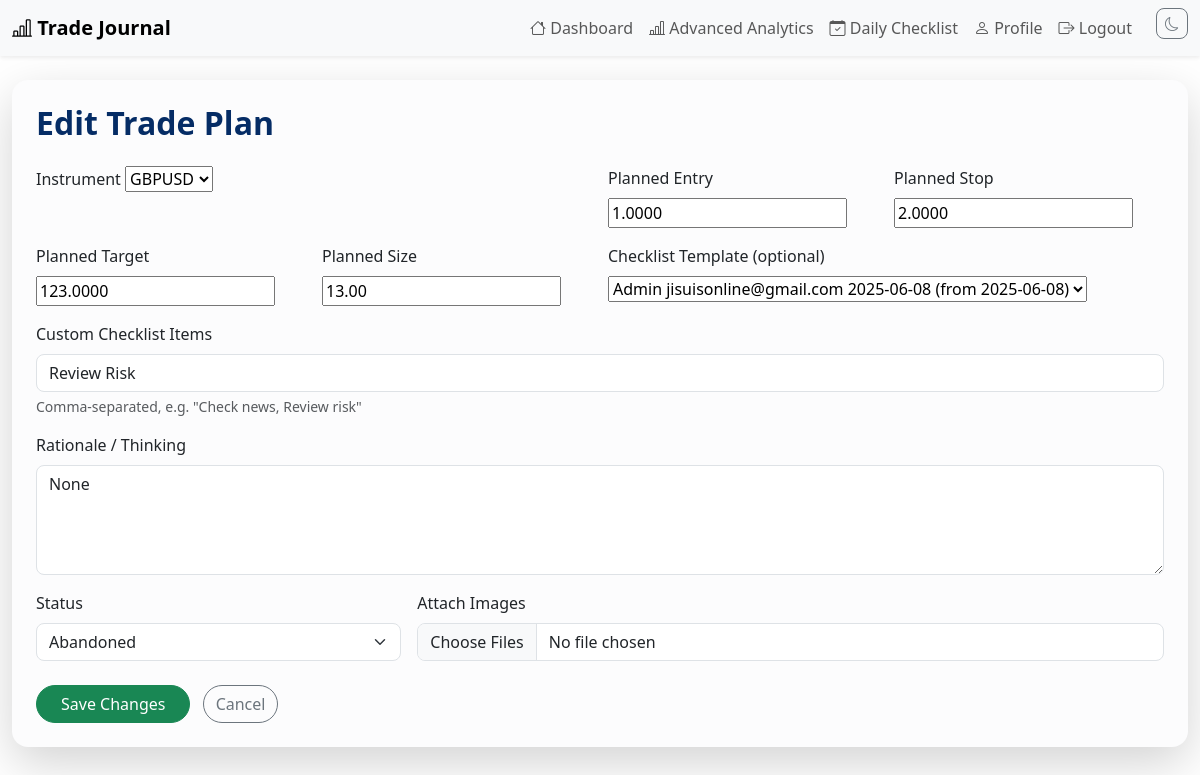
The app's page /trade-plans/3/edit/ (signed in) with its own data.
### core/models.py (models this page shows, shortened)
class TradePlan(models.Model):
    STATUS_CHOICES = [
        ('planned', 'Planned'),
        ('executed', 'Executed'),
        ('abandoned', 'Abandoned'),
    ]
    user = models.ForeignKey('User', on_delete=models.CASCADE)
    instrument = models.ForeignKey('Instrument', on_delete=models.CASCADE)
    planned_entry = models.DecimalField(max_digits=12, decimal_places=4, blank=True, null=True)
    planned_stop = models.DecimalField(max_digits=12, decimal_places=4, blank=True, null=True)
    planned_target = models.DecimalField(max_digits=12, decimal_places=4, blank=True, null=True)
    planned_size = models.DecimalField(max_digits=12, decimal_places=2, blank=True, null=True)
    planned_at = models.DateTimeField(auto_now_add=True)
    checklist_template = models.ForeignKey('DailyChecklistTemplate', on_delete=models.SET_NULL, blank=True, null=True)
    rationale = models.TextField(blank=True)
    status = models.CharField(max_length=10, choices=STATUS_CHOICES, default='planned')
    custom_checklist = models.TextField(blank=True, help_text='Comma-separated custom checklist items')

### core/views.py (the view)
# urls.py: path('trade-plans/<int:pk>/edit/', views.trade_plan_edit_view, name='trade_plan_edit'),
@login_required
def trade_plan_edit_view(request, pk):
    plan = get_object_or_404(TradePlan, pk=pk, user=request.user)
    if request.method == 'POST':
        form = TradePlanForm(request.POST, request.FILES, instance=plan)
        files = request.FILES.getlist('attachments')
        if form.is_valid():
            plan = form.save()
            for f in files:
                TradePlanAttachment.objects.create(trade_plan=plan, image=f)
            return redirect('trade_plan_detail', pk=plan.pk)
    else:
        form = TradePlanForm(instance=plan)
    return render(request, 'trade_plan_form.html', {'form': form, 'edit': True, 'plan': plan})

### core/forms.py
class TradePlanForm(forms.ModelForm):
    class Meta:
        model = TradePlan
        fields = [
            'instrument', 'planned_entry', 'planned_stop', 'planned_target', 'planned_size',
            'checklist_template', 'custom_checklist', 'rationale', 'status'
        ]
        widgets = {
            'rationale': forms.Textarea(attrs={'rows': 4, 'class': 'form-control'}),
            'custom_checklist': forms.TextInput(attrs={'placeholder': 'Comma-separated custom items', 'class': 'form-control'}),
            'status': forms.Select(attrs={'class': 'form-select'}),
        }

### core/models.py (called while the page is built)
    def __str__(self):
        return self.name

    def __str__(self):
        return f"{self.name} (from {self.effective_date})"

### core/templates/trade_plan_form.html (shortened to what this page needs)
{% extends 'base.html' %}
{% load static %}
{% block content %}
<div class="container my-4 p-4 shadow-lg rounded-4 bg-light-subtle">
  <h2 class="fw-bold mb-4 text-primary-emphasis">{% if edit %}Edit Trade Plan{% else %}Plan a Trade{% endif %}</h2>
  <form method="post" enctype="multipart/form-data" class="needs-validation" novalidate>
    <div class="row g-3">
      <div class="col-md-6">
        <label class="form-label">Instrument</label>
        {{ form.instrument }}
      </div>
      <div class="col-md-3">
        <label class="form-label">Planned Entry</label>
        {{ form.planned_entry }}
      </div>
      <div class="col-md-3">
        <label class="form-label">Planned Stop</label>
        {{ form.planned_stop }}
      </div>
      <div class="col-md-3">
        <label class="form-label">Planned Target</label>
        {{ form.planned_target }}
      </div>
      <div class="col-md-3">
        <label class="form-label">Planned Size</label>
        {{ form.planned_size }}
      </div>
      <div class="col-md-6">
        <label class="form-label">Checklist Template (optional)</label>
        {{ form.checklist_template }}
      </div>
      <div class="col-md-12">
        <label class="form-label">Custom Checklist Items</label>
        {{ form.custom_checklist }}
        <div class="form-text">Comma-separated, e.g. "Check news, Review risk"</div>
      </div>
      <div class="col-md-12">
        <label class="form-label">Rationale / Thinking</label>
        {{ form.rationale }}
      </div>
      <div class="col-md-4">
        <label class="form-label">Status</label>
        {{ form.status }}
      </div>
      <div class="col-md-8">
        <label class="form-label">Attach Images</label>
        <input type="file" name="attachments" multiple class="form-control">
      </div>
    </div>
    <div class="mt-4">
      <button type="submit" class="btn btn-success rounded-pill px-4">{% if edit %}Save Changes{% else %}Save Plan{% endif %}</button>
      <a href="{% url 'trade_plan_list' %}" class="btn btn-outline-secondary rounded-pill ms-2">Cancel</a>
    </div>
  </form>
</div>
{% endblock %}

### core/templates/base.html (style rules this page uses)
body { background: var(--bs-body-bg, #f8f9fa); }
.container { max-width: 1200px; }
.form-control, .form-select { border-radius: 0.5rem; }
.btn { border-radius: 0.5rem; }

### records on screen
TradePlan: instrument "GBPUSD", planned_entry "1.0000", planned_stop "2.0000", planned_target "123.0000", planned_size "13.00", checklist_template "Admin jisuisonline@gmail.com 2025-06-08 (from 2025-06-08)", custom_checklist "Review Risk", rationale "None", status "Abandoned"
